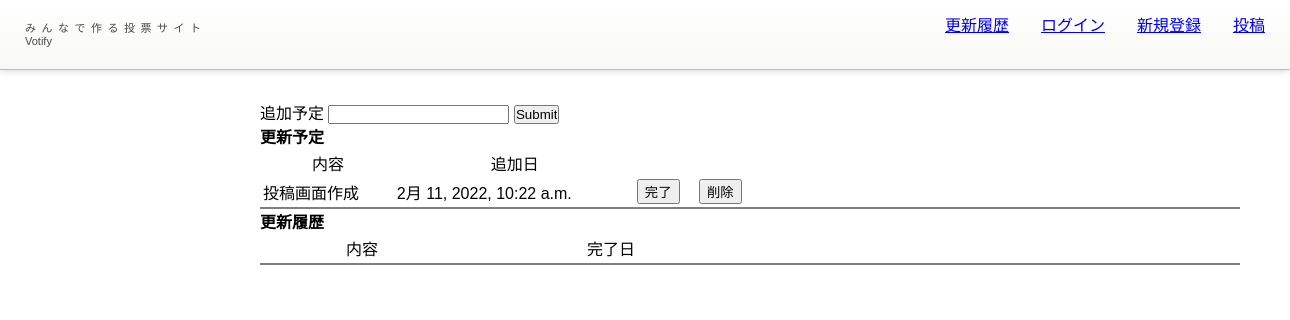
The app's page /update_history/, older data.
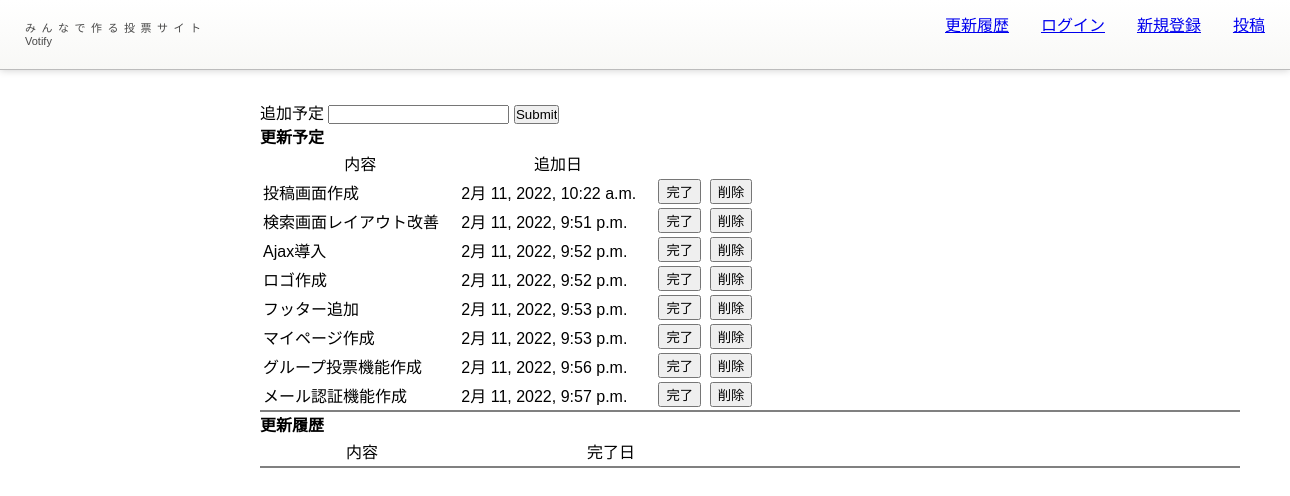
The same page, newer data.
### polls/models.py (models this page shows, shortened)
class UpdateContent(models.Model):
    content_text = models.CharField(max_length=200)
    is_completed = models.BooleanField(default=False)
    created_at = models.DateTimeField(auto_now_add=True)
    updated_at = models.DateTimeField(auto_now=True)

### polls/views.py (the view, shortened to what this page needs)
# urls.py: path('update_history/', views.UpdateHistory, name='update_history'),
def UpdateHistory(request):
    contents = UpdateContent.objects.all
    return render(request,"polls/update_history.html",{"contents":contents})

### polls/templates/polls/update_history.html (shortened to what this page needs)
{% extends 'base.html' %}
{% block content %}
<form method="post" action="{% url 'polls:update_history' %}">
    <label>追加予定</label>
    <input name="content_text">
    <input type="submit">
</form>
<div class="not_completed">
<p>更新予定</p>
<table>
    <tr><th>内容</th><th>追加日</th></tr>
    {% for cont in contents %}
        {% if not cont.is_completed %}
            <tr><td>{{cont.content_text}}</td>
                <td>{{cont.updated_at}}</td>
            <td><form method="post" action="{% url 'polls:update_history' %}">
                <button type="submit">完了</button>
            </form></td>
            <td><form method="post" action="{% url 'polls:update_history' %}">
                <button type="submit">削除</button>
            </form></td></tr>
        {%endif%}
    {% endfor %}
</table>
</div>
<div class="completed">
<p>更新履歴</p>
<table>
    <tr><th>内容</th><th>完了日</th></tr>
</table>
</div>
{% endblock %}

### polls/templates/base.html (shortened to what this page needs)
<!doctype html>
<html lang="ja">
<head>
    {% load static %}
    <link rel="stylesheet" type="text/css" href="{% static 'polls/css/common/style.css' %}">
	<link href="{% static 'polls/css/common/style_pc.css' %}" rel="stylesheet" type="text/css" media="screen and (min-width: 768px)">
	<link href="{% static 'polls/css/common/style_sp.css' %}" rel="stylesheet" type="text/css" media="screen and (max-width: 767px)">
</head>
<body>
    <div id="header_outline">
        <div id="header">
            <div class="logo_cell">
                <a href="{% url 'polls:index' %}">
                    <div class="main_text"><span style="letter-spacing: 0.5em;">みんなで作る投票サイト</span><br />Votify</div>
                </a>
            </div>
            <div class="last_cell">
                <div class="menus">
                    <div class="update_history_cell"><a href="{% url 'polls:update_history' %}">更新履歴</a></div>
                    <div class="login_cell">
                        {% if user.is_authenticated %}
                            <a href="{% url 'logout' %}">ログアウト</a>
                        {% else %}
                            <a href="{% url 'login' %}">ログイン</a>
                        {% endif %}
                    </div>
                    <div class="signup_cell"><a href="{% url 'accounts:signup' %}">新規登録</a></div>
                    <div class="create_cell"><a href="{% url 'polls:create_question' %}">投稿</a></div>
                </div>
            </div>
        </div>
    </div>
    <div id="main_content">
        <div class="content_left">
            <div class="body_left">
            </div>
        </div>
        <div class="content_center">
			{% block content %}
            {% endblock %}
		</div>
    </div>
</body>
</html>

### polls/static/polls/css/common/style.css (style rules this page uses)
body, div, dl, dt, dd, ul, ol, li, h1, h2, h3, h4, h5, h6, pre, form, fieldset, input, p, blockquote { margin: 0; padding: 0; outline: none; font-family: Verdana, Meiryo, sans-serif; font-weight: 500; user-select: none; }
#header_outline { z-index:100000; top:0px; left: 0px; }
#header .last_cell { right: 0px; width: 320px; }
#header .last_cell .menus { display: flex; justify-content: space-between; width: 100%; }

### polls/static/polls/css/common/style_pc.css (style rules this page uses)
html { overflow-y: scroll; }
#header_outline { width: 100% - 50px; height: 45px; padding: 12px 25px; background: linear-gradient(to bottom, #ffffff, #f8f8f6); border-color: #bcbcbc; border-style: solid; border-width: 0 0 1px 0; box-shadow: 0 0 8px 0 rgba(0, 0, 0, 0.2); }
#header_outline #header { display: flex; justify-content:space-between; width: 100%; }
#header_outline #header > .logo_cell { width: 280px; height: 100%; min-width: 280px; padding: 2px 0; cursor: pointer; }
#header_outline #header > .logo_cell > a > .main_text { float: left; font-size: 11px; line-height: 13px; color: #484848; padding: 8px 8px 7px 0; }
#main_content { display: table; width: 100%; min-width: 1280px; }
#main_content .content_left { display: table-cell; vertical-align: top; width: 210px; height: 500px; }
#main_content .content_left .body_left { position: fixed; width: 210px; top: 72px; left: 0px; bottom: 0px; }
#main_content .content_center { display: table-cell; width: calc(100% - 620px); min-width: 400px; vertical-align: top; margin-top: 50px; padding: 30px 50px 30px 50px; }

### polls/static/polls/css/common/style_sp.css (style rules this page uses)
body { -webkit-text-size-adjust: 100%; }
#header_outline { display: block; width: calc(100% - 30px); min-width: calc(320px - 30px); position: fixed; padding: 6px 15px; background: linear-gradient(to bottom, #ffffff, #f8f8f6); border-color: #bcbcbc; border-style: solid; border-width: 0 0 1px 0; box-shadow: 0 0 8px 0 rgba(0, 0, 0, 0.2); }
#header { display: block; width: 100%; }
#header > .logo_cell { display: inline-table; float: right; width: 140px; height: 34px; padding: 4px 0 0 0; cursor: pointer; }
#header > .last_cell { display: none; }
#main_content { display: table; width: 100%; }
#main_content .content_left { display: none; }
#main_content .content_center { display: inline-block; width: calc(100% - 40px); min-width: calc(320px - 40px); height: 100%; margin: 115px 0 100px 0; padding: 15px 20px 15px 20px; }

### polls/templates/polls/update_history.html (style rules this page uses)
.not_completed,.completed { border-bottom: 2px solid gray; }
.not_completed p,.completed p { font-weight: bold; }
table { min-width: 500px; }
th { font-weight: normal; }

Row changes from the older to the newer data that the page shows:
added UpdateContent: content_text "検索画面レイアウト改善", updated_at "2月 11, 2022, 9:51 p.m."
added UpdateContent: content_text "Ajax導入", updated_at "2月 11, 2022, 9:52 p.m."
added UpdateContent: content_text "ロゴ作成", updated_at "2月 11, 2022, 9:52 p.m."
added UpdateContent: content_text "フッター追加", updated_at "2月 11, 2022, 9:53 p.m."
added UpdateContent: content_text "マイページ作成", updated_at "2月 11, 2022, 9:53 p.m."
added UpdateContent: content_text "グループ投票機能作成", updated_at "2月 11, 2022, 9:56 p.m."
added UpdateContent: content_text "メール認証機能作成", updated_at "2月 11, 2022, 9:57 p.m."
